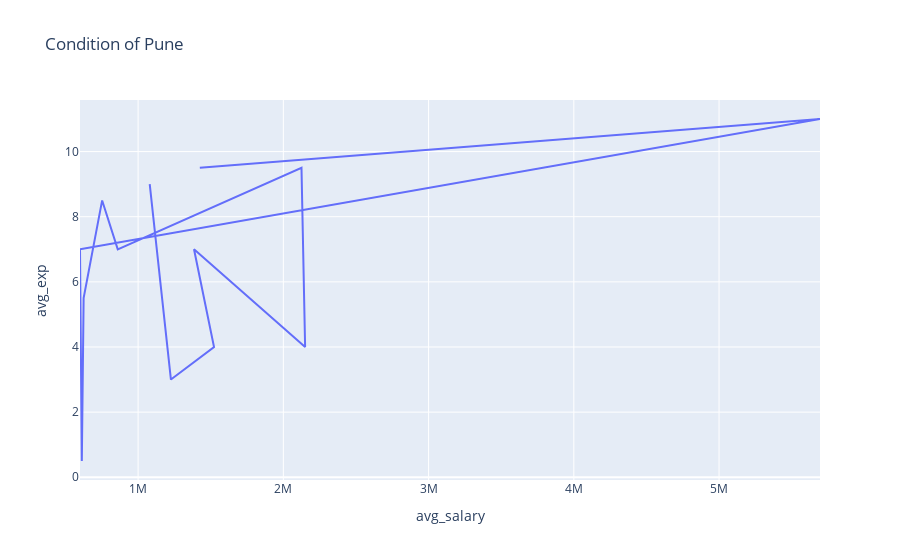

The notebook cell saved with this chart:
### Code cell
df_pune = df[df['location'] == 'Pune']
# Create a line chart
fig = px.line(df_pune, x="avg_salary", y="avg_exp", title='Condition of Pune')
# Show the plot
fig.show()

### Figure 1 — Plotly figure (JSON) as saved in the notebook; plotly's stock layout.template omitted (floating-point values rounded to 4 significant figures)
{"data": [{"hovertemplate": "avg_salary=%{x}<br>avg_exp=%{y}<extra></extra>", "legendgroup": "", "line": {"color": "#636efa", "dash": "solid"}, "marker": {"symbol": "circle"}, "mode": "lines", "name": "", "orientation": "v", "showlegend": false, "type": "scatter", "x": [1425000, 5695000, 600000, 612500, 625000, 752500, 860000, 2125000, 2150000, 1385000, 1522800, 1226000, 1080000], "xaxis": "x", "y": [9.5, 11, 7, 0.5, 5.5, 8.5, 7, 9.5, 4, 7, 4, 3, 9], "yaxis": "y"}], "layout": {"legend": {"tracegroupgap": 0}, "title": {"text": "Condition of Pune"}, "xaxis": {"anchor": "y", "domain": [0, 1], "title": {"text": "avg_salary"}}, "yaxis": {"anchor": "x", "domain": [0, 1], "title": {"text": "avg_exp"}}}}
